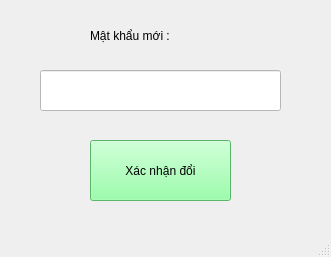
<?xml version="1.0" encoding="UTF-8"?>
<ui version="4.0">
 <class>MainWindow</class>
 <widget class="QMainWindow" name="MainWindow">
  <property name="geometry">
   <rect>
    <x>0</x>
    <y>0</y>
    <width>331</width>
    <height>257</height>
   </rect>
  </property>
  <property name="windowTitle">
   <string>💩</string>
  </property>
  <widget class="QWidget" name="centralwidget">
   <widget class="QLabel" name="label_2">
    <property name="geometry">
     <rect>
      <x>90</x>
      <y>20</y>
      <width>141</width>
      <height>31</height>
     </rect>
    </property>
    <property name="styleSheet">
     <string notr="true">font: 12pt &quot;MS Shell Dlg 2&quot;;</string>
    </property>
    <property name="text">
     <string>Mật khẩu mới :</string>
    </property>
   </widget>
   <widget class="QLineEdit" name="newpass_txt">
    <property name="enabled">
     <bool>true</bool>
    </property>
    <property name="geometry">
     <rect>
      <x>40</x>
      <y>70</y>
      <width>241</width>
      <height>41</height>
     </rect>
    </property>
    <property name="styleSheet">
     <string notr="true">background-color: rgb(255, 255, 255);</string>
    </property>
   </widget>
   <widget class="QPushButton" name="change_tn">
    <property name="geometry">
     <rect>
      <x>90</x>
      <y>140</y>
      <width>141</width>
      <height>61</height>
     </rect>
    </property>
    <property name="styleSheet">
     <string notr="true">background-color: rgb(125, 255, 147);</string>
    </property>
    <property name="text">
     <string>Xác nhận đổi</string>
    </property>
   </widget>
  </widget>
  <widget class="QStatusBar" name="statusbar"/>
 </widget>
 <resources/>
 <connections/>
</ui>
